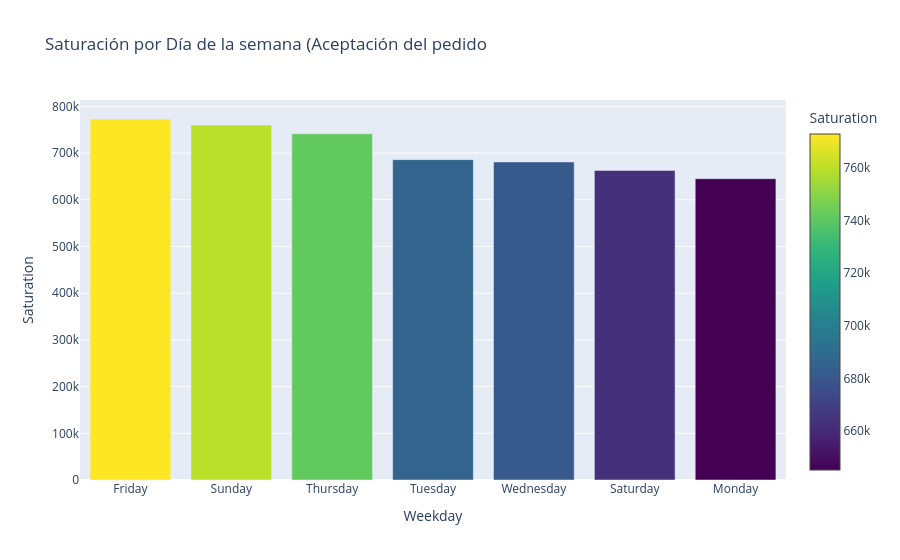

The notebook cell saved with this chart:
### Code cell
df_grouped = (
    copy_set.groupby(by='weekday_courier_started')['saturation']
      .sum()
      .to_frame('saturacion')
      .sort_values(by='saturacion', ascending=False)
)

fig = go.Figure(
    data=[
        go.Bar(
            x=df_grouped.index.astype(str),
            y=df_grouped['saturacion'],
            marker=dict(
                color=df_grouped['saturacion'],
                colorscale='Viridis',
                colorbar=dict(title='Saturation')
            )
        )
    ]
)

fig.update_layout(
    title='Saturación por Día de la semana (Aceptación del pedido',
    xaxis_title='Weekday',
    yaxis_title='Saturation'
)

fig.show()

### Figure 1 — Plotly figure (JSON) as saved in the notebook; plotly's stock layout.template omitted (floating-point values rounded to 4 significant figures)
{"data": [{"marker": {"color": [772966, 759966, 741541, 685978, 681015, 662943, 645139], "colorbar": {"title": {"text": "Saturation"}}, "colorscale": [[0, "#440154"], [0.1111, "#482878"], [0.2222, "#3e4989"], [0.3333, "#31688e"], [0.4444, "#26828e"], [0.5556, "#1f9e89"], [0.6667, "#35b779"], [0.7778, "#6ece58"], [0.8889, "#b5de2b"], [1, "#fde725"]]}, "type": "bar", "x": ["Friday", "Sunday", "Thursday", "Tuesday", "Wednesday", "Saturday", "Monday"], "y": [772966, 759966, 741541, 685978, 681015, 662943, 645139]}], "layout": {"title": {"text": "Saturación por Día de la semana (Aceptación del pedido"}, "xaxis": {"title": {"text": "Weekday"}}, "yaxis": {"title": {"text": "Saturation"}}}}
